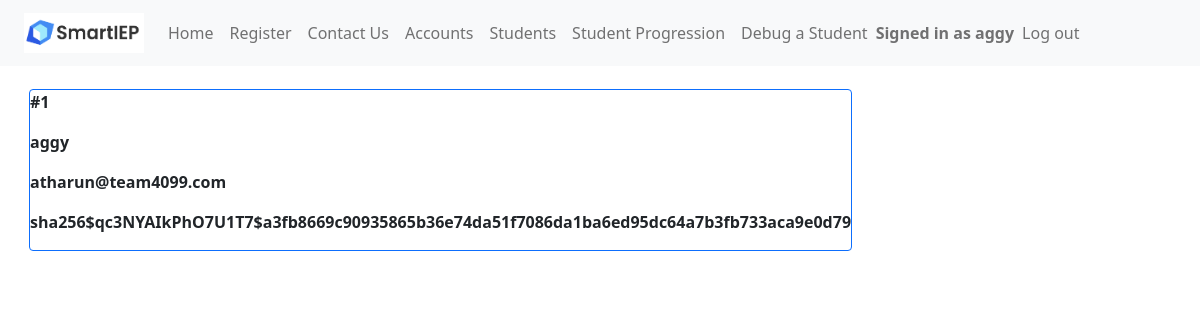
The app's page /accounts (signed in), older data.
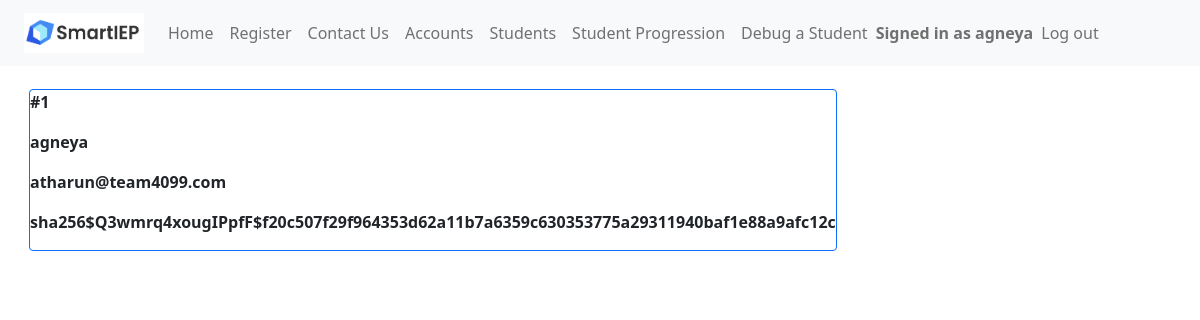
The same page, newer data.
### app.py (models this page shows, shortened)
class Accounts(UserMixin, db.Model):
	__tablename__ = 'accounts'
	account_id = db.Column(db.Integer, primary_key=True)
	callname = db.Column(db.String(200),nullable=False)
	username = db.Column(db.String(200),nullable=False)
	password = db.Column(db.String(200),nullable=False)

### app.py (the view)
@main.route("/accounts")
@login_required
def accounts():
	accounts = Accounts.query.all()
	return render_template('accounts.html',accounts=accounts)

### app.py (called while the page is built)
@login_manager.user_loader
def load_user(account_id):
    return Accounts.query.get(int(account_id))

@app.context_processor
def utility_processor():
	def parse_tasks(newData):
		if (newData != ""):
			goalArrays = []
			for i in range(MAX_GOALS):
				goalArrays.append([])
			parts = newData[:-1].split(";")
			counter = 0
			for part in parts:
				if part[1] == "[":
					part = re.sub("\[.*?\]","[]",part)
					part = part.replace("[","").replace("]","")
					goalArrays[counter].append(part)
					counter = counter + 1
			for part in parts:
				if part[1] == "(":
					goalKey = int(part[part.find("(")+1:part.find(")")])
					part = re.sub("\(.*?\)","()",part)
					part = part.replace("(","").replace(")","")
					goalArrays[goalKey].append(part)
			return goalArrays
		else:
			return []
	return dict(parse_tasks=parse_tasks)

### templates/accounts.html (shortened to what this page needs)
<!DOCTYPE html>
<html lang="en">
    <head>
        <link href="https://cdn.jsdelivr.net/npm/bootstrap@5.0.2/dist/css/bootstrap.min.css" rel="stylesheet">
    </head>
    <header>
      {% include 'nav.html' %}
    </header>
    <body>
        <div class="content">
            {% for account in accounts %}
                <div class="m-4 border border-primary rounded">
                    <p><b>#{{ account.account_id }}</b></p>
                    <p><b>{{ account.callname }}</b></p>
                    <p><b>{{ account.username }}</b></p>
                    <p><b>{{ account.password }}</b></p>
                </div>
            {% endfor %}
        </div>
    </body>
</html>

### templates/nav.html (shortened to what this page needs)
<nav class="px-4 navbar fixed-top navbar-expand-lg navbar-light bg-light">
    <a class="navbar-brand" href="/"><img src="static\smartieplogo.png" width="120" height="40"></a>
    <div>
      <ul class="navbar-nav mr-auto">
        <li class="nav-item active">
          <a class="nav-link" href="/signin">Home</a>
        </li>
        <li class="nav-item">
          <a class="nav-link" href="/register">Register</a>
        </li>
        <li class="nav-item">
          <a class="nav-link" href="/contactus">Contact Us</a>
        </li>
        {% if current_user.is_authenticated %}
        <li class="nav-item">
          <a class="nav-link" href="/accounts">Accounts</a>
        </li>
        <li class="nav-item">
          <a class="nav-link" href="/students">Students</a>
        </li>
        <li class="nav-item">
          <a class="nav-link" href="/logs">Student Progression</a>
        </li>
        <li class="nav-item">
          <a class="nav-link" href="/terminatestudent">Debug a Student</a>
        </li>
        <span class="navbar-text navbar-right">
          <b>Signed in as {{ current_user.callname }}</b>
        </span>
        <li class="nav-item">
          <a class="nav-link" href="/logout">Log out</a>
        </li>
      </ul>
        {% endif %}
    </div>
  </nav>

### templates/accounts.html (style rules this page uses)
.content { margin: 5px; width: 100%; display: flex; flex-direction: row; flex-wrap: wrap; }
body { padding-top: 60px; }

Row changes from the older to the newer data that the page shows:
changed Accounts "atharun@team4099.com": callname "aggy" → "agneya"; password "sha256$qc3NYAIkPhO7U1T7$a3fb8669c90935865b36e74da51f7086da1ba6ed95dc64a7b3fb733aca9e0d79" → "sha256$Q3wmrq4xougIPpfF$f20c507f29f964353d62a11b7a6359c630353775a29311940baf1e88a9afc12c"
